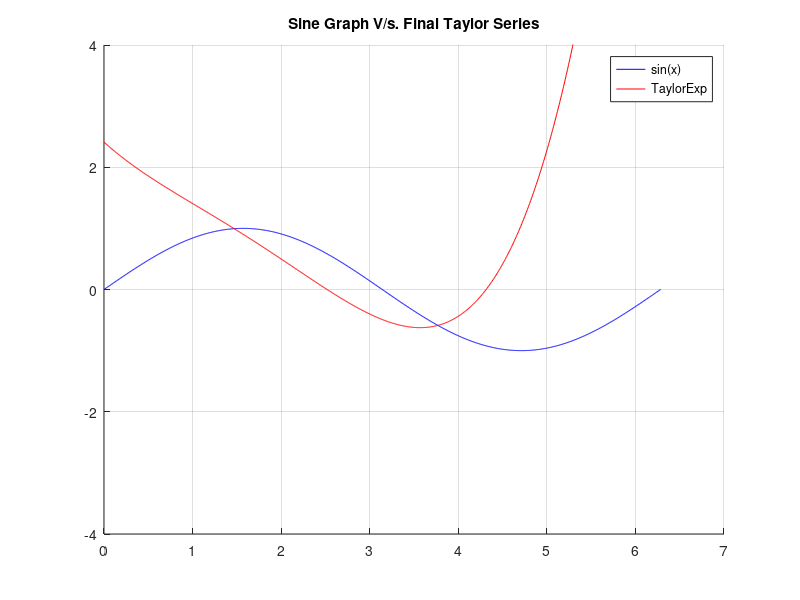
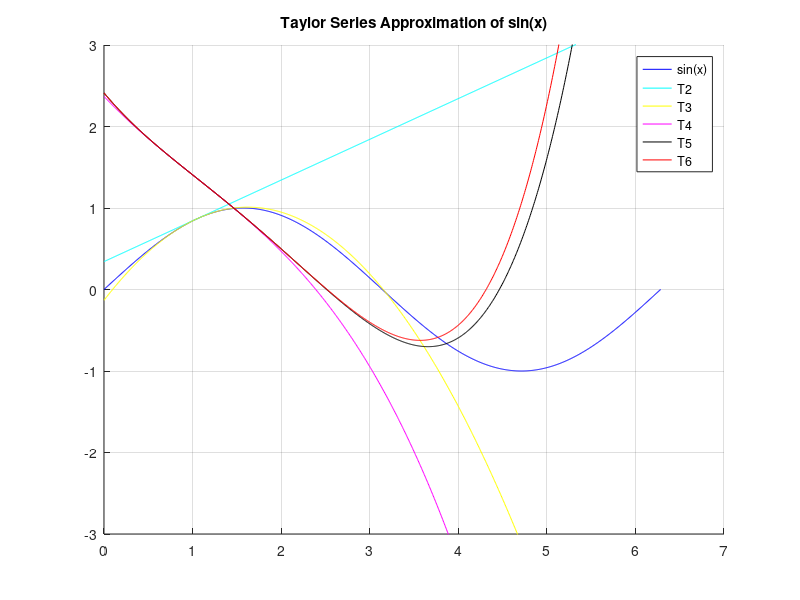

The MATLAB script that drew these images, in order:
clc 

x = linspace(-0,2*pi,1000);
f = sin(x);

a = pi/3;
%%terms start here%%
f0 = sin(a);
f1 = cos(a);
f2 = -sin(a);
f3 = -cos(a);
f4 = sin(a);
f5 = cos(a);

%%Taylor Series%%

T1 = f0;
T2 = f0 + f1*(x-a);
T3 = f0 + f1*(x-a) + f2*(x-a).^2 /2;
T4 = f0 + f1 + f2*(x-a) + f3*(x-a).^3 /6;
T5 = f0 + f1 + f2*(x-a) + f3*(x-a).^3 /6 + f4*(x-a).^4 /24;
T6 = f0 + f1 + f2*(x-a) + f3*(x-a).^3 /6 + f4*(x-a).^4 /24 + f5*(x-a).^5/720;


figure(1)
title('Sine Graph V/s. Final Taylor Series');
hold on
plot(x,f,'b')
plot(x,T6,'r')
legend('sin(x)','TaylorExp');
ylim([-4,4])
hold off
grid on

figure(2)
title('Taylor Series Approximation of sin(x)')
hold on
plot(x,f,'b','DisplayName','sin(x)')
plot(x,T2,'c','DisplayName','T2')
plot(x,T3,'y','DisplayName','T3')
plot(x,T4,'m','DisplayName','T4')
plot(x,T5,'k','DisplayName','T5')
plot(x,T6,'r','DisplayName','T6')
legend
ylim([-3,3]) 
grid on
hold off







